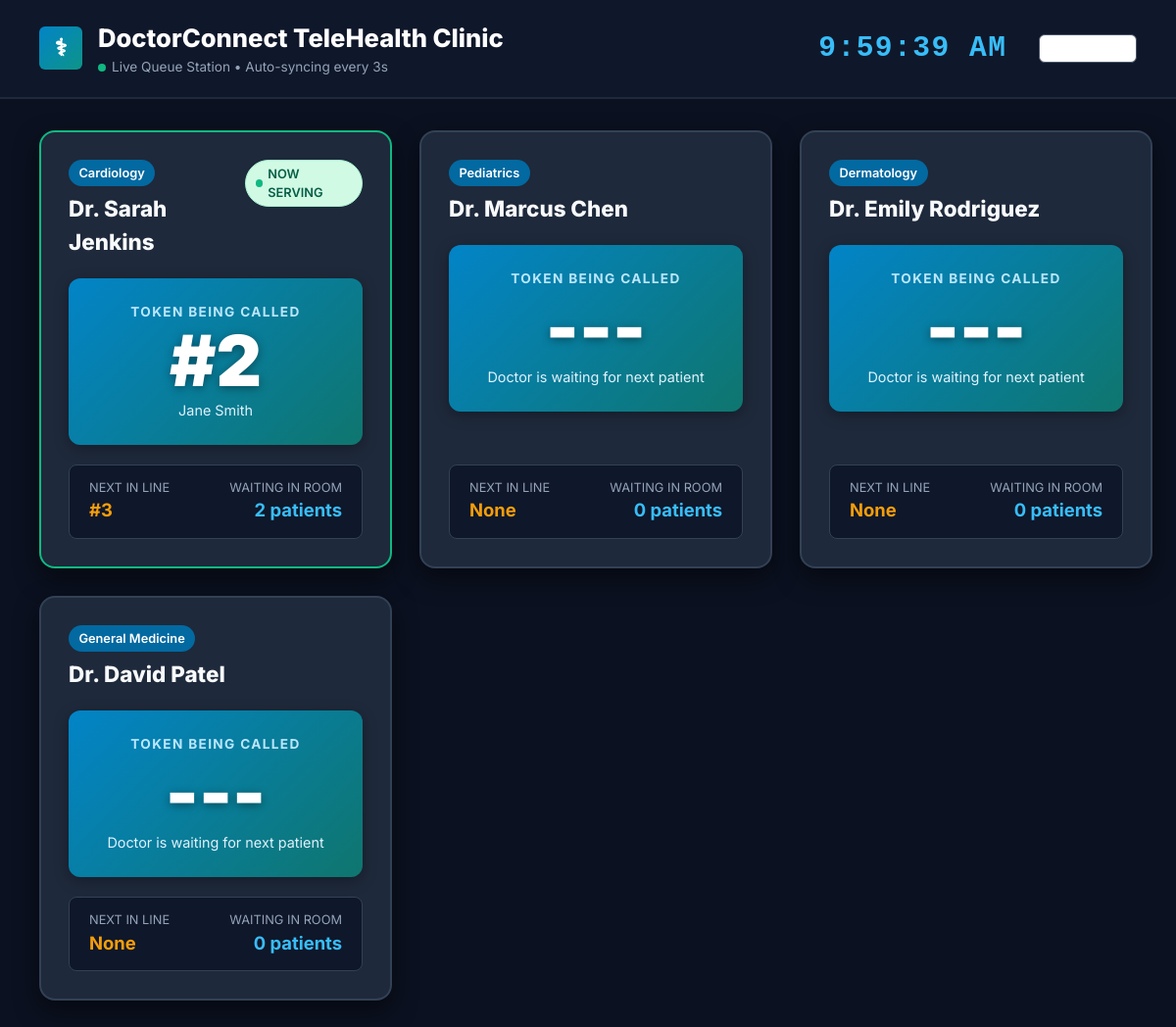
Page /admin/queue_monitor.php on the committed database.
### tables this page shows
CREATE TABLE doctors (
    id INT AUTO_INCREMENT PRIMARY KEY,
    user_id INT NOT NULL,
    specialization VARCHAR(100) NOT NULL,
    consultation_fee DECIMAL(10,2) NOT NULL DEFAULT 50.00,
    avg_consultation_mins INT NOT NULL DEFAULT 15,
    bio TEXT NULL,
    created_at TIMESTAMP DEFAULT CURRENT_TIMESTAMP,
    CONSTRAINT fk_doctor_user FOREIGN KEY (user_id) REFERENCES users(id) ON DELETE CASCADE
);

CREATE TABLE users (
    id INT AUTO_INCREMENT PRIMARY KEY,
    name VARCHAR(100) NOT NULL,
    email VARCHAR(150) NOT NULL UNIQUE,
    phone VARCHAR(20) NOT NULL UNIQUE,
    password_hash VARCHAR(255) NOT NULL,
    role ENUM('patient', 'doctor', 'admin') NOT NULL DEFAULT 'patient',
    created_at TIMESTAMP DEFAULT CURRENT_TIMESTAMP
);

### config/config.php (called while the page is built, shortened)
<?php
function getBaseUrl(): string {
    $protocol = (!empty($_SERVER['HTTPS']) && $_SERVER['HTTPS'] !== 'off') || (isset($_SERVER['SERVER_PORT']) && $_SERVER['SERVER_PORT'] == 443) ? 'https://' : 'http://';
    $host = $_SERVER['HTTP_HOST'] ?? 'localhost';
    $scriptDir = str_replace('\\', '/', dirname($_SERVER['SCRIPT_NAME'] ?? ''));
    $subdirs = ['/patient', '/doctor', '/admin', '/api'];
    foreach ($subdirs as $subdir) {
        if (str_ends_with($scriptDir, $subdir)) {
            $scriptDir = substr($scriptDir, 0, -strlen($subdir));
            break;
        }
    }
    $base = rtrim($scriptDir, '/');
    return $protocol . $host . $base;
}
function url(string $path = ''): string {
    $base = getBaseUrl();
    $path = ltrim($path, '/');
    return $path ? "$base/$path" : $base . '/';
}
function asset(string $path): string {
    return url('assets/' . ltrim($path, '/'));
}
function e(?string $string): string {
    return htmlspecialchars($string ?? '', ENT_QUOTES, 'UTF-8');
}

### includes/functions.php (called while the page is built, shortened)
<?php
require_once __DIR__ . '/../config/config.php';
function getClinicSetting(PDO $db, string $key, string $default = ''): string {
    static $settingsCache = null;
    if ($settingsCache === null) {
        $settingsCache = [];
        try {
            $stmt = $db->query("SELECT setting_key, setting_value FROM clinic_settings");
            while ($row = $stmt->fetch()) {
                $settingsCache[$row['setting_key']] = $row['setting_value'];
            }
        } catch (Exception $e) {
        }
    }
    return $settingsCache[$key] ?? $default;
}
function getDoctorLiveQueue(PDO $db, int $doctorId, string $date): array {
    $stmtServing = $db->prepare("
        SELECT a.*, u.name as patient_name, u.phone as patient_phone, u.email as patient_email
        FROM appointments a
        JOIN users u ON u.id = a.patient_id
        WHERE a.doctor_id = ? AND a.appointment_date = ? AND a.status = ?
        ORDER BY a.token_number ASC
        LIMIT 1
    ");
    $stmtServing->execute([$doctorId, $date, STATUS_SERVING]);
    $currentServing = $stmtServing->fetch() ?: null;
    $stmtNext = $db->prepare("
        SELECT a.*, u.name as patient_name, u.phone as patient_phone, u.email as patient_email
        FROM appointments a
        JOIN users u ON u.id = a.patient_id
        WHERE a.doctor_id = ? AND a.appointment_date = ? AND a.status = ?
        ORDER BY a.token_number ASC
        LIMIT 1
    ");
    $stmtNext->execute([$doctorId, $date, STATUS_WAITING]);
    $nextWaiting = $stmtNext->fetch() ?: null;
    $stmtCounts = $db->prepare("
        SELECT
            status,
            COUNT(*) as cnt
        FROM appointments
        WHERE doctor_id = ? AND appointment_date = ?
        GROUP BY status
    ");
    $stmtCounts->execute([$doctorId, $date]);
    $counts = [
        STATUS_WAITING => 0,
        STATUS_SERVING => 0,
        STATUS_COMPLETED => 0,
        STATUS_NO_SHOW => 0,
        STATUS_CANCELLED => 0
    ];
    while ($row = $stmtCounts->fetch()) {
        $counts[$row['status']] = (int)$row['cnt'];
    }
    $stmtAll = $db->prepare("
        SELECT a.*, u.name as patient_name, u.phone as patient_phone, u.email as patient_email
        FROM appointments a
        JOIN users u ON u.id = a.patient_id
        WHERE a.doctor_id = ? AND a.appointment_date = ?
        ORDER BY a.token_number ASC
    ");
    $stmtAll->execute([$doctorId, $date]);
    $allTokens = $stmtAll->fetchAll();
    return [
        'doctor_id' => $doctorId,
        'date' => $date,
        'current_serving' => $currentServing,
        'current_serving_token' => $currentServing ? (int)$currentServing['token_number'] : null,
        'next_waiting' => $nextWaiting,
        'next_waiting_token' => $nextWaiting ? (int)$nextWaiting['token_number'] : null,
        'waiting_count' => $counts[STATUS_WAITING],
        'serving_count' => $counts[STATUS_SERVING],
        'completed_count' => $counts[STATUS_COMPLETED],
        'no_show_count' => $counts[STATUS_NO_SHOW],
        'total_tokens' => count($allTokens),
        'tokens' => $allTokens
    ];
}

### admin/queue_monitor.php (the view, shortened to what this page needs)
<?php
require_once __DIR__ . '/../config/config.php';
require_once __DIR__ . '/../includes/functions.php';
$db = Database::getConnection();
$today = date('Y-m-d');
$stmt = $db->query("
    SELECT d.id, d.specialization, u.name as doctor_name
    FROM doctors d
    JOIN users u ON u.id = d.user_id
    ORDER BY d.id ASC
");
$doctors = $stmt->fetchAll();
$clinicName = getClinicSetting($db, 'clinic_name', 'DoctorConnect Clinic');
?>
<!DOCTYPE html>
<html lang="en">
<head>
    <link rel="stylesheet" href="<?= asset('css/style.css') ?>">
</head>
<body>
<header class="monitor-header">
    <div style="display:flex; align-items:center; gap:1rem;">
        <div class="brand-icon" style="width:44px; height:44px; font-size:1.5rem;">⚕</div>
        <div>
            <h1 style="font-size:1.6rem; font-weight:800; margin:0; color:#ffffff;"><?= e($clinicName) ?></h1>
            <div style="font-size:0.85rem; color:#94a3b8; display:flex; align-items:center; gap:6px;">
                <span class="pulse-dot"></span> Live Queue Station &bull; Auto-syncing every 3s
            </div>
        </div>
    </div>
    <div style="display:flex; align-items:center; gap:2rem;">
        <div id="live-clock" class="monitor-clock">--:--:--</div>
        <button type="button" class="btn btn-outline btn-sm" onclick="toggleFullScreen()" style="color:#ffffff; border-color:#475569;">
        </button>
    </div>
</header>
<main class="monitor-grid" id="monitor-cards-container">
    <?php foreach ($doctors as $doc):
        $q = getDoctorLiveQueue($db, (int)$doc['id'], $today);
    ?>
        <div class="doctor-board-card <?= $q['current_serving_token'] ? 'has-serving' : '' ?>" id="doc-card-<?= $doc['id'] ?>">
            <div>
                <div style="display:flex; justify-content:space-between; align-items:flex-start;">
                    <div>
                        <span class="badge" style="background:#0369a1; color:#ffffff; margin-bottom:0.4rem; font-size:0.8rem;">
                            <?= e($doc['specialization']) ?>
                        </span>
                        <h2 style="font-size:1.4rem; font-weight:800; margin:0; color:#f8fafc;">
                            <?= e($doc['doctor_name']) ?>
                        </h2>
                    </div>
                    <?php if ($q['current_serving_token']): ?>
                        <span class="badge badge-serving" style="font-size:0.8rem;">
                            <span class="pulse-dot"></span> NOW SERVING
                        </span>
                    <?php endif; ?>
                </div>
                <div class="serving-giant-token">
                    <div style="font-size:0.85rem; font-weight:700; text-transform:uppercase; letter-spacing:0.1em; color:#bae6fd; margin-bottom:4px;">
                        TOKEN BEING CALLED
                    </div>
                    <div class="number" id="serving-<?= $doc['id'] ?>">
                        <?= $q['current_serving_token'] ? '#' . $q['current_serving_token'] : '---' ?>
                    </div>
                    <div style="font-size:0.9rem; color:#e0f2fe; margin-top:4px;" id="patient-<?= $doc['id'] ?>">
                        <?= $q['current_serving'] ? e($q['current_serving']['patient_name']) : 'Doctor is waiting for next patient' ?>
                    </div>
                </div>
            </div>
            <div style="display:flex; justify-content:space-between; align-items:center; background:#0f172a; padding:0.85rem 1.25rem; border-radius:8px; font-size:0.95rem; border:1px solid #334155;">
                <div>
                    <span style="color:#94a3b8; font-size:0.8rem; display:block;">NEXT IN LINE</span>
                    <strong style="color:#f59e0b; font-size:1.15rem;" id="next-<?= $doc['id'] ?>">
                        <?= $q['next_waiting_token'] ? '#' . $q['next_waiting_token'] : 'None' ?>
                    </strong>
                </div>
                <div style="text-align:right;">
                    <span style="color:#94a3b8; font-size:0.8rem; display:block;">WAITING IN ROOM</span>
                    <strong style="color:#38bdf8; font-size:1.15rem;" id="waiting-<?= $doc['id'] ?>">
                        <?= $q['waiting_count'] ?> patients
                    </strong>
                </div>
            </div>
        </div>
    <?php endforeach; ?>
</main>
</body>
</html>

### assets/css/style.css (style rules this page uses)
:root { --primary: #0284c7; --primary-hover: #0369a1; --primary-light: #e0f2fe; --teal: #0d9488; --teal-hover: #0f766e; --teal-light: #ccfbf1; --slate-50: #f8fafc; --slate-100: #f1f5f9; --slate-200: #e2e8f0; --slate-300: #cbd5e1; --slate-400: #94a3b8; --slate-600: #475569; --slate-700: #334155; --slate-800: #1e293b; --slate-900: #0f172a; --success: #10b981; --success-bg: #d1fae5; --warning: #f59e0b; --warning-bg: #fef3c7; --danger: #ef4444; --danger-bg: #fee2e2; --info: #3b82f6; --info-bg: #dbeafe; --shadow-sm: 0 1px 2px 0 rgb(0 0 0 / 0.05); --shadow-md: 0 4px 6px -1px rgb(0 0 0 / 0.1), 0 2px 4px -2px rgb(0 0 0 / 0.1); --shadow-lg: 0 10px 15px -3px rgb(0 0 0 / 0.1), 0 4px 6px -4px rgb(0 0 0 / 0.1); --radius-sm: 6px; --radius-md: 10px; --radius-lg: 16px; --radius-full: 9999px; --font-sans: 'Inter', system-ui, -apple-system, BlinkMacSystemFont, "Segoe UI", Roboto, "Helvetica Neue", Arial, sans-serif; }
*, *::before, *::after { box-sizing: border-box; margin: 0; padding: 0; }
body { font-family: var(--font-sans); background-color: var(--slate-50); color: var(--slate-800); line-height: 1.5; min-height: 100vh; display: flex; flex-direction: column; }
.brand-icon { width: 32px; height: 32px; background: linear-gradient(135deg, var(--primary), var(--teal)); color: white; border-radius: var(--radius-sm); display: flex; align-items: center; justify-content: center; font-weight: 800; }
.btn { display: inline-flex; align-items: center; justify-content: center; gap: 0.4rem; font-family: inherit; font-size: 0.925rem; font-weight: 600; padding: 0.55rem 1.1rem; border-radius: var(--radius-sm); border: 1px solid transparent; cursor: pointer; transition: all 0.15s ease-in-out; text-decoration: none; white-space: nowrap; }
.btn-outline { background: #ffffff; border-color: var(--slate-300); color: var(--slate-700); }
.btn-sm { font-size: 0.8rem; padding: 0.35rem 0.7rem; }
.badge { display: inline-flex; align-items: center; gap: 0.3rem; font-size: 0.75rem; font-weight: 600; padding: 0.25rem 0.65rem; border-radius: var(--radius-full); }
.badge-serving { background: #d1fae5; color: #065f46; border: 1px solid #a7f3d0; }
.pulse-dot { width: 8px; height: 8px; border-radius: 50%; background: var(--success); display: inline-block; animation: pulse 1.5s infinite; }

### admin/queue_monitor.php (style rules this page uses)
body { background-color: #0b1120; color: #ffffff; margin: 0; padding: 0; overflow-x: hidden; }
.monitor-header { background: #0f172a; border-bottom: 2px solid #1e293b; padding: 1.25rem 2.5rem; display: flex; justify-content: space-between; align-items: center; }
.monitor-clock { font-size: 1.85rem; font-weight: 800; font-family: monospace; color: #38bdf8; letter-spacing: 0.05em; }
.monitor-grid { display: grid; grid-template-columns: repeat(auto-fit, minmax(360px, 1fr)); gap: 1.75rem; padding: 2rem 2.5rem; max-width: 1600px; margin: 0 auto; }
.doctor-board-card { background: #1e293b; border: 2px solid #334155; border-radius: 16px; padding: 1.75rem; display: flex; flex-direction: column; justify-content: space-between; box-shadow: 0 10px 25px rgba(0,0,0,0.5); transition: border-color 0.2s; }
.doctor-board-card.has-serving { border-color: #10b981; }
.serving-giant-token { background: linear-gradient(135deg, #0284c7, #0f766e); border-radius: 12px; padding: 1.5rem; text-align: center; margin: 1.25rem 0; box-shadow: 0 4px 15px rgba(0,0,0,0.3); }
.serving-giant-token .number { font-size: 4.5rem; font-weight: 900; line-height: 1; color: #ffffff; text-shadow: 0 2px 10px rgba(0,0,0,0.4); }

### rows in the picture
doctors: specialization "Cardiology", user.name "Dr. Sarah Jenkins", shows "NOW SERVING", current_serving_token "2", users.name "Jane Smith", next_waiting_token "3", waiting_count "2"
doctors: specialization "Pediatrics", user.name "Dr. Marcus Chen", shows "Doctor is waiting for next patient", shows "None", waiting_count "0"
doctors: specialization "Dermatology", user.name "Dr. Emily Rodriguez", shows "Doctor is waiting for next patient", shows "None", waiting_count "0"
doctors: specialization "General Medicine", user.name "Dr. David Patel", shows "Doctor is waiting for next patient", shows "None", waiting_count "0"

### other values in the picture
$clinicName "DoctorConnect TeleHealth Clinic"
